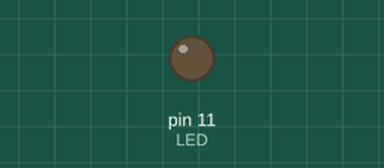
Recording of a sketch running on a simulated Arduino Uno, built with avr-gcc and run on an emulated ATmega328P. On the bench: output pins drawn as LEDs (lit = HIGH).

Above: at 1.1 s.
Timing chart, 0 to 2.6 s (numbered marks = the images above):
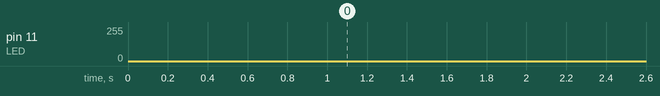

The sketch:

task-1.ino
```cpp
/*
 * Jacob Koziej
 * millis-micros (task 1)
 * 2020-10-29
 */

#define LED 11
#define PERIOD 1000UL
#define STEP   (PERIOD * 1000UL / 256UL)

uint32_t t_init, t_init_step;
uint8_t  fade_lvl;

void setup()
{
	pinMode(LED, OUTPUT);
}

void loop()
{
	t_init      = millis();
	t_init_step = micros();

	do {
		if (micros() - t_init_step >= STEP) {
			++fade_lvl;
			t_init_step = micros();
		}

		analogWrite(LED, fade_lvl);
	} while (millis() - t_init <= PERIOD);

	fade_lvl = 0;
}
```
